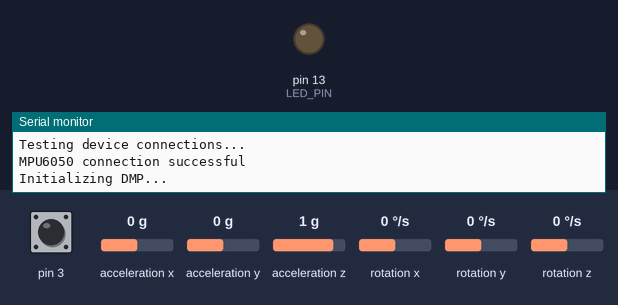
The sketch below on a simulated Arduino Leonardo, built with avr-gcc and run on an emulated ATmega32U4. On the bench: output pins drawn as LEDs (lit = HIGH), the last lines printed to the serial monitor. Dashed ring = blinking. The test bench sets the inputs (shaded band); at power-on: acceleration z 1 g, acceleration x 0 g, rotation z 0 °/s, acceleration y 0 g, pin 3 HIGH, rotation x 0 °/s, rotation y 0 °/s. The sensor or clock chip raises its interrupt line as the real part does.

Above: at 0.1 s.
At 1.28 s:
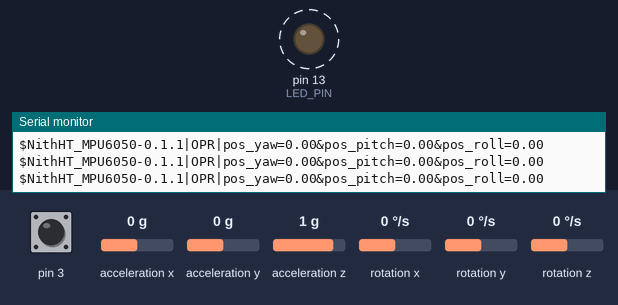
1.8 s: acceleration z set to -1.4 g
4.8 s: acceleration x set to -1.4 g
7.8 s: rotation z set to -100 °/s
10.8 s: acceleration y set to 1.4 g
Timing chart, 0 to 14.8 s (numbered marks = the images above; inputs shaded):
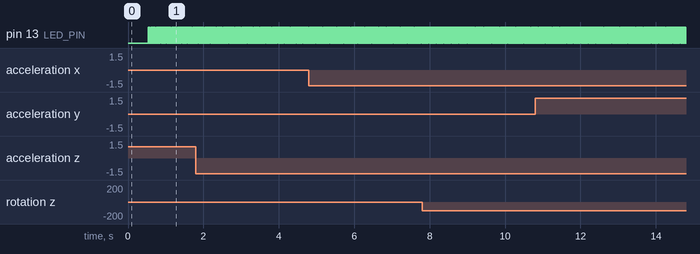

Measured:
- by itself, pin 13 (LED_PIN): alternates HIGH for 0.01 s and LOW for 0.01 s

The sketch:

NithHT_MPU6050-v0.1.1.ino
```cpp
// I2C device class (I2Cdev) demonstration Arduino sketch for MPU6050 class using DMP (MotionApps v2.0)
// 6/21/2012 by Jeff Rowberg <jeff@rowberg.net>
// Updates should (hopefully) always be available at https://github.com/jrowberg/i2cdevlib
//
// Changelog:
//      2013-05-08 - added seamless Fastwire support
//                 - added note about gyro calibration
//      2012-06-21 - added note about Arduino 1.0.1 + Leonardo compatibility error
//      2012-06-20 - improved FIFO overflow handling and simplified read process
//      2012-06-19 - completely rearranged DMP initialization code and simplification
//      2012-06-13 - pull gyro and accel data from FIFO packet instead of reading directly
//      2012-06-09 - fix broken FIFO read sequence and change interrupt detection to RISING
//      2012-06-05 - add gravity-compensated initial reference frame acceleration output
//                 - add 3D math helper file to DMP6 example sketch
//                 - add Euler output and Yaw/Pitch/Roll output formats
//      2012-06-04 - remove accel offset clearing for better results (thanks Sungon Lee)
//      2012-06-01 - fixed gyro sensitivity to be 2000 deg/sec instead of 250
//      2012-05-30 - basic DMP initialization working

/* ============================================
I2Cdev device library code is placed under the MIT license
Copyright (c) 2012 Jeff Rowberg

Permission is hereby granted, free of charge, to any person obtaining a copy
of this software and associated documentation files (the "Software"), to deal
in the Software without restriction, including without limitation the rights
to use, copy, modify, merge, publish, distribute, sublicense, and/or sell
copies of the Software, and to permit persons to whom the Software is
furnished to do so, subject to the following conditions:

The above copyright notice and this permission notice shall be included in
all copies or substantial portions of the Software.

THE SOFTWARE IS PROVIDED "AS IS", WITHOUT WARRANTY OF ANY KIND, EXPRESS OR
IMPLIED, INCLUDING BUT NOT LIMITED TO THE WARRANTIES OF MERCHANTABILITY,
FITNESS FOR A PARTICULAR PURPOSE AND NONINFRINGEMENT. IN NO EVENT SHALL THE
AUTHORS OR COPYRIGHT HOLDERS BE LIABLE FOR ANY CLAIM, DAMAGES OR OTHER
LIABILITY, WHETHER IN AN ACTION OF CONTRACT, TORT OR OTHERWISE, ARISING FROM,
OUT OF OR IN CONNECTION WITH THE SOFTWARE OR THE USE OR OTHER DEALINGS IN
THE SOFTWARE.
===============================================
*/
// NITH stuff
#define SAMPLING_DELAY_MS (5)
#define SENSOR_NAME ("NithHT_MPU6050-0.1.1")

// I2Cdev and MPU6050 must be installed as libraries, or else the .cpp/.h files
// for both classes must be in the include path of your project
#include "I2Cdev.h"
#include "math.h"

#include "MPU6050_6Axis_MotionApps20.h"
//#include "MPU6050.h" // not necessary if using MotionApps include file

// Arduino Wire library is required if I2Cdev I2CDEV_ARDUINO_WIRE implementation
// is used in I2Cdev.h
#if I2CDEV_IMPLEMENTATION == I2CDEV_ARDUINO_WIRE
    #include "Wire.h"
#endif

// class default I2C address is 0x68
// specific I2C addresses may be passed as a parameter here
// AD0 low = 0x68 (default for SparkFun breakout and InvenSense evaluation board)
// AD0 high = 0x69
MPU6050 mpu;
//MPU6050 mpu(0x69); // <-- use for AD0 high

/* =========================================================================
   NOTE: In addition to connection 3.3v, GND, SDA, and SCL, this sketch
   depends on the MPU-6050's INT pin being connected to the Arduino's
   external interrupt #0 pin. On the Arduino Uno and Mega 2560, this is
   digital I/O pin 2.
 * ========================================================================= */

/* =========================================================================
   NOTE: Arduino v1.0.1 with the Leonardo board generates a compile error
   when using Serial.write(buf, len). The Teapot output uses this method.
   The solution requires a modification to the Arduino USBAPI.h file, which
   is fortunately simple, but annoying. This will be fixed in the next IDE
   release. For more info, see these links:

   http://arduino.cc/forum/index.php/topic,109987.0.html
   http://code.google.com/p/arduino/issues/detail?id=958
 * ========================================================================= */


// uncomment "OUTPUT_READABLE_QUATERNION" if you want to see the actual
// quaternion components in a [w, x, y, z] format (not best for parsing
// on a remote host such as Processing or something though)
#define OUTPUT_READABLE_EULER

// uncomment "OUTPUT_READABLE_EULER" if you want to see Euler angles
// (in degrees) calculated from the quaternions coming from the FIFO.
// Note that Euler angles suffer from gimbal lock (for more info, see
// http://en.wikipedia.org/wiki/Gimbal_lock)
//#define OUTPUT_READABLE_EULER

// uncomment "OUTPUT_READABLE_YAWPITCHROLL" if you want to see the yaw/
// pitch/roll angles (in degrees) calculated from the quaternions coming
// from the FIFO. Note this also requires gravity vector calculations.
// Also note that yaw/pitch/roll angles suffer from gimbal lock (for
// more info, see: http://en.wikipedia.org/wiki/Gimbal_lock)
//#define OUTPUT_READABLE_YAWPITCHROLL

// uncomment "OUTPUT_READABLE_REALACCEL" if you want to see acceleration
// components with gravity removed. This acceleration reference frame is
// not compensated for orientation, so +X is always +X according to the
// sensor, just without the effects of gravity. If you want acceleration
// compensated for orientation, us OUTPUT_READABLE_WORLDACCEL instead.
//#define OUTPUT_READABLE_REALACCEL

// uncomment "OUTPUT_READABLE_WORLDACCEL" if you want to see acceleration
// components with gravity removed and adjusted for the world frame of
// reference (yaw is relative to initial orientation, since no magnetometer
// is present in this case). Could be quite handy in some cases.
//#define OUTPUT_READABLE_WORLDACCEL

// uncomment "OUTPUT_TEAPOT" if you want output that matches the
// format used for the InvenSense teapot demo
//#define OUTPUT_TEAPOT

// uncomment "WAIT_READY" if you want to wait for an input character to start
// to output values when Arduino starts
//#define WAIT_READY


#define LED_PIN 13 // (Arduino is 13, Teensy is 11, Teensy++ is 6)
bool blinkState = false;

// MPU control/status vars
bool dmpReady = false;  // set true if DMP init was successful
uint8_t mpuIntStatus;   // holds actual interrupt status byte from MPU
uint8_t devStatus;      // return status after each device operation (0 = success, !0 = error)
uint16_t packetSize;    // expected DMP packet size (default is 42 bytes)
uint16_t fifoCount;     // count of all bytes currently in FIFO
uint8_t fifoBuffer[64]; // FIFO storage buffer

// orientation/motion vars
Quaternion q;           // [w, x, y, z]         quaternion container
VectorInt16 aa;         // [x, y, z]            accel sensor measurements
VectorInt16 aaReal;     // [x, y, z]            gravity-free accel sensor measurements
VectorInt16 aaWorld;    // [x, y, z]            world-frame accael sensor measurements
VectorFloat gravity;    // [x, y, z]            gravity vector
float euler[3];         // [psi, theta, phi]    Euler angle container
float ypr[3];           // [yaw, pitch, roll]   yaw/pitch/roll container and gravity vector

// packet structure for InvenSense teapot demo
uint8_t teapotPacket[14] = { '$', 0x02, 0,0, 0,0, 0,0, 0,0, 0x00, 0x00, '\r', '\n' };


// ================================================================
// ===               INTERRUPT DETECTION ROUTINE                ===
// ================================================================

volatile bool mpuInterrupt = false;     // indicates whether MPU interrupt pin has gone high
void dmpDataReady() {
    mpuInterrupt = true;
}


// ================================================================
// ===                      INITIAL SETUP                       ===
// ================================================================

void setup() {
    // join I2C bus (I2Cdev library doesn't do this automatically)
    #if I2CDEV_IMPLEMENTATION == I2CDEV_ARDUINO_WIRE
        Wire.begin();
        TWBR = 24; // 400kHz I2C clock (200kHz if CPU is 8MHz)
    #elif I2CDEV_IMPLEMENTATION == I2CDEV_BUILTIN_FASTWIRE
        Fastwire::setup(400, true);
    #endif

    // initialize serial communication
    // (115200 chosen because it is required for Teapot Demo output, but it's
    // really up to you depending on your project)
    Serial.begin(115200);
    while (!Serial); // wait for Leonardo enumeration, others continue immediately

    // NOTE: 8MHz or slower host processors, like the Teensy @ 3.3v or Ardunio
    // Pro Mini running at 3.3v, cannot handle this baud rate reliably due to
    // the baud timing being too misaligned with processor ticks. You must use
    // 38400 or slower in these cases, or use some kind of external separate
    // crystal solution for the UART timer.

    // initialize device
    Serial.println(F("Initializing I2C devices..."));
    mpu.initialize();

    // verify connection
    Serial.println(F("Testing device connections..."));
    Serial.println(mpu.testConnection() ? F("MPU6050 connection successful") : F("MPU6050 connection failed"));

    // wait for ready
    #ifdef WAIT_READY
        Serial.println(F("\nSend any character to begin DMP programming and demo: "));
        // SEND START REQUEST CHARACTER
        Serial.println(F("%"));
        while (Serial.available() && Serial.read()); // empty buffer
        while (!Serial.available());                 // wait for data
        while (Serial.available() && Serial.read()); // empty buffer again
    #endif

    // load and configure the DMP
    Serial.println(F("Initializing DMP..."));
    devStatus = mpu.dmpInitialize();

    // supply your own gyro offsets here, scaled for min sensitivity
    mpu.setXGyroOffset(220);
    mpu.setYGyroOffset(76);
    mpu.setZGyroOffset(-85);
    mpu.setZAccelOffset(1788); // 1688 factory default for my test chip

    // make sure it worked (returns 0 if so)
    if (devStatus == 0) {
        // turn on the DMP, now that it's ready
        Serial.println(F("Enabling DMP..."));
        mpu.setDMPEnabled(true);

        // enable Arduino interrupt detection
        Serial.println(F("Enabling interrupt detection (Arduino external interrupt 0)..."));
        attachInterrupt(0, dmpDataReady, RISING);
        mpuIntStatus = mpu.getIntStatus();

        // set our DMP Ready flag so the main loop() function knows it's okay to use it
        Serial.println(F("DMP ready! Waiting for first interrupt..."));

        dmpReady = true;

        // get expected DMP packet size for later comparison
        packetSize = mpu.dmpGetFIFOPacketSize();
    } else {
        // ERROR!
        // 1 = initial memory load failed
        // 2 = DMP configuration updates failed
        // (if it's going to break, usually the code will be 1)
        Serial.print(F("DMP Initialization failed (code "));
        Serial.print(devStatus);
        Serial.println(F(")"));
    }

    // configure LED for output
    pinMode(LED_PIN, OUTPUT);
}


// ================================================================
// ===                    MAIN PROGRAM LOOP                     ===
// ================================================================

void loop() {
    // if programming failed, don't try to do anything
    if (!dmpReady) return;

    // wait for MPU interrupt or extra packet(s) available
    while (!mpuInterrupt && fifoCount < packetSize) {
        // other program behavior stuff here
        // .
        // .
        // .
        // if you are really paranoid you can frequently test in between other
        // stuff to see if mpuInterrupt is true, and if so, "break;" from the
        // while() loop to immediately process the MPU data
        // .
        // .
        // .
    }

    // reset interrupt flag and get INT_STATUS byte
    mpuInterrupt = false;
    mpuIntStatus = mpu.getIntStatus();

    // get current FIFO count
    fifoCount = mpu.getFIFOCount();

    // check for overflow (this should never happen unless our code is too inefficient)
    if ((mpuIntStatus & 0x10) || fifoCount == 1024) {
        // reset so we can continue cleanly
        mpu.resetFIFO();
        Serial.println(F("FIFO overflow!"));

    // otherwise, check for DMP data ready interrupt (this should happen frequently)
    } else if (mpuIntStatus & 0x02) {
        // wait for correct available data length, should be a VERY short wait
        while (fifoCount < packetSize) fifoCount = mpu.getFIFOCount();

        // read a packet from FIFO
        mpu.getFIFOBytes(fifoBuffer, packetSize);

        // track FIFO count here in case there is > 1 packet available
        // (this lets us immediately read more without waiting for an interrupt)
        fifoCount -= packetSize;

        #ifdef OUTPUT_READABLE_QUATERNION
          mpu.dmpGetQuaternion(&q, fifoBuffer);
                //Our Quaternion is defined by qx,qy,qz,qw
        double qx=q.x;
        double qy=q.y;
        double qz=q.z;
        double qw=q.w;

        double rotateXa0 = 2.0*(qy*qz + qw*qx);
        double rotateXa1 = qw*qw - qx*qx - qy*qy + qz*qz;
        double rotateX = 0.0;
        if (rotateXa0 != 0.0 && rotateXa1 != 0.0)
            rotateX = atan2(rotateXa0, rotateXa1);

        double rotateYa0 = -2.0*(qx*qz - qw*qy);
        double rotateY = 0.0;
        if( rotateYa0 >= 1.0 )
            rotateY = M_PI/2.0;
        else if( rotateYa0 <= -1.0 )
            rotateY = -M_PI/2.0;
        else rotateY = asin(rotateYa0);

        double rotateZa0 = 2.0*(qx*qy + qw*qz);
        double rotateZa1 = qw*qw + qx*qx - qy*qy - qz*qz;
        double rotateZ = 0.0;
        if (rotateZa0 != 0.0 && rotateZa1 != 0.0)
            rotateZ = atan2(rotateZa0, rotateZa1);


            // display quaternion values in easy matrix form: w x y z

            //Serial.print("quat\t");
            Serial.print(rotateX);
            Serial.print(" ");
            Serial.print(rotateY);
            Serial.print(" ");
            Serial.print(rotateZ);

            Serial.println("");

        #endif

        #ifdef OUTPUT_READABLE_EULER
            // display Euler angles in degrees
            mpu.dmpGetQuaternion(&q, fifoBuffer);
            mpu.dmpGetEuler(euler, &q);
            Serial.print("$");
            Serial.print(SENSOR_NAME);
            Serial.print("|");
            Serial.print("OPR");
            Serial.print("|");
            Serial.print("pos_yaw=");
            Serial.print(euler[0] * 180/M_PI);
            Serial.print("&pos_pitch=");
            Serial.print(euler[1] * 180/M_PI);
            Serial.print("&pos_roll=");
            Serial.println(euler[2] * 180/M_PI);
        #endif

        #ifdef OUTPUT_READABLE_YAWPITCHROLL
            // display Euler angles in degrees
            mpu.dmpGetQuaternion(&q, fifoBuffer);
            mpu.dmpGetGravity(&gravity, &q);
            mpu.dmpGetYawPitchRoll(ypr, &q, &gravity);
            Serial.print("ypr\t");
            Serial.print(ypr[0] * 180/M_PI);
            Serial.print("\t");
            Serial.print(ypr[1] * 180/M_PI);
            Serial.print("\t");
            Serial.println(ypr[2] * 180/M_PI);
        #endif

        #ifdef OUTPUT_READABLE_REALACCEL
            // display real acceleration, adjusted to remove gravity
            mpu.dmpGetQuaternion(&q, fifoBuffer);
            mpu.dmpGetAccel(&aa, fifoBuffer);
            mpu.dmpGetGravity(&gravity, &q);
            mpu.dmpGetLinearAccel(&aaReal, &aa, &gravity);
            Serial.print("areal\t");
            Serial.print(aaReal.x);
            Serial.print("\t");
            Serial.print(aaReal.y);
            Serial.print("\t");
            Serial.println(aaReal.z);
        #endif

        #ifdef OUTPUT_READABLE_WORLDACCEL
            // display initial world-frame acceleration, adjusted to remove gravity
            // and rotated based on known orientation from quaternion
            mpu.dmpGetQuaternion(&q, fifoBuffer);
            mpu.dmpGetAccel(&aa, fifoBuffer);
            mpu.dmpGetGravity(&gravity, &q);
            mpu.dmpGetLinearAccel(&aaReal, &aa, &gravity);
            mpu.dmpGetLinearAccelInWorld(&aaWorld, &aaReal, &q);
            Serial.print("aworld\t");
            Serial.print(aaWorld.x);
            Serial.print("\t");
            Serial.print(aaWorld.y);
            Serial.print("\t");
            Serial.println(aaWorld.z);
        #endif

        #ifdef OUTPUT_TEAPOT
            // display quaternion values in InvenSense Teapot demo format:
            teapotPacket[2] = fifoBuffer[0];
            teapotPacket[3] = fifoBuffer[1];
            teapotPacket[4] = fifoBuffer[4];
            teapotPacket[5] = fifoBuffer[5];
            teapotPacket[6] = fifoBuffer[8];
            teapotPacket[7] = fifoBuffer[9];
            teapotPacket[8] = fifoBuffer[12];
            teapotPacket[9] = fifoBuffer[13];
            Serial.write(teapotPacket, 14);
            teapotPacket[11]++; // packetCount, loops at 0xFF on purpose
        #endif

        // blink LED to indicate activity
        blinkState = !blinkState;
        digitalWrite(LED_PIN, blinkState);
    }
}
```
